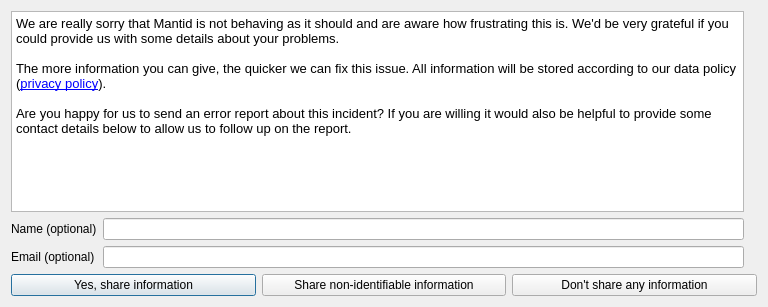
<?xml version="1.0" encoding="UTF-8"?>
<ui version="4.0">
 <class>Errorreport</class>
 <widget class="QDialog" name="Errorreport">
  <property name="geometry">
   <rect>
    <x>0</x>
    <y>0</y>
    <width>768</width>
    <height>307</height>
   </rect>
  </property>
  <property name="windowTitle">
   <string>Error Report</string>
  </property>
  <layout class="QVBoxLayout" name="verticalLayout_4">
   <item>
    <layout class="QHBoxLayout" name="horizontalLayout_2">
     <item>
      <layout class="QVBoxLayout" name="verticalLayout">
       <item>
        <widget class="QTextBrowser" name="requestTextBrowser">
         <property name="sizePolicy">
          <sizepolicy hsizetype="Expanding" vsizetype="Expanding">
           <horstretch>0</horstretch>
           <verstretch>0</verstretch>
          </sizepolicy>
         </property>
         <property name="verticalScrollBarPolicy">
          <enum>Qt::ScrollBarAlwaysOff</enum>
         </property>
         <property name="html">
          <string>&lt;!DOCTYPE HTML PUBLIC &quot;-//W3C//DTD HTML 4.0//EN&quot; &quot;http://www.w3.org/TR/REC-html40/strict.dtd&quot;&gt;
&lt;html&gt;&lt;head&gt;&lt;meta name=&quot;qrichtext&quot; content=&quot;1&quot; /&gt;&lt;style type=&quot;text/css&quot;&gt;
p, li { white-space: pre-wrap; }
&lt;/style&gt;&lt;/head&gt;&lt;body style=&quot; font-family:'Ubuntu'; font-size:11pt; font-weight:400; font-style:normal;&quot;&gt;
&lt;p style=&quot; margin-top:0px; margin-bottom:0px; margin-left:0px; margin-right:0px; -qt-block-indent:0; text-indent:0px;&quot;&gt;&lt;span style=&quot; font-family:'.SF NS Text'; font-size:10pt; color:#000000;&quot;&gt;We are really sorry that Mantid is not behaving as it should and are aware how frustrating this is. We'd be very grateful if you could provide us with some details about your problems. &lt;/span&gt;&lt;/p&gt;
&lt;p style=&quot;-qt-paragraph-type:empty; margin-top:0px; margin-bottom:0px; margin-left:0px; margin-right:0px; -qt-block-indent:0; text-indent:0px; font-family:'.SF NS Text'; font-size:10pt; color:#000000;&quot;&gt;&lt;br /&gt;&lt;/p&gt;
&lt;p style=&quot; margin-top:0px; margin-bottom:0px; margin-left:0px; margin-right:0px; -qt-block-indent:0; text-indent:0px;&quot;&gt;&lt;span style=&quot; font-family:'.SF NS Text'; font-size:10pt; color:#000000;&quot;&gt;The more information you can give, the quicker we can fix this issue. All information will be stored according to our data policy (&lt;/span&gt;&lt;a href=&quot;https://www.mantidproject.org/MantidProject:Privacy_policy&quot;&gt;&lt;span style=&quot; font-family:'.SF NS Text'; font-size:10pt; text-decoration: underline; color:#0000ff;&quot;&gt;privacy policy&lt;/span&gt;&lt;/a&gt;&lt;span style=&quot; font-family:'.SF NS Text'; font-size:10pt; color:#000000;&quot;&gt;).&lt;/span&gt;&lt;/p&gt;
&lt;p style=&quot;-qt-paragraph-type:empty; margin-top:0px; margin-bottom:0px; margin-left:0px; margin-right:0px; -qt-block-indent:0; text-indent:0px; font-family:'.SF NS Text'; font-size:10pt; color:#000000;&quot;&gt;&lt;br /&gt;&lt;/p&gt;
&lt;p style=&quot; margin-top:0px; margin-bottom:0px; margin-left:0px; margin-right:0px; -qt-block-indent:0; text-indent:0px;&quot;&gt;&lt;span style=&quot; font-family:'.SF NS Text'; font-size:10pt; color:#000000;&quot;&gt;Are you happy for us to send an error report about this incident? If you are willing it would also be helpful to provide some contact details below to allow us to follow up on the report.&lt;/span&gt;&lt;/p&gt;&lt;/body&gt;&lt;/html&gt;</string>
         </property>
         <property name="openExternalLinks">
          <bool>false</bool>
         </property>
         <property name="openLinks">
          <bool>false</bool>
         </property>
        </widget>
       </item>
       <item>
        <layout class="QGridLayout" name="gridLayout">
         <item row="0" column="1">
          <widget class="QLineEdit" name="input_name_line_edit"/>
         </item>
         <item row="1" column="0">
          <widget class="QLabel" name="label_2">
           <property name="text">
            <string>Email (optional)</string>
           </property>
          </widget>
         </item>
         <item row="1" column="1">
          <widget class="QLineEdit" name="input_email_line_edit"/>
         </item>
         <item row="0" column="0">
          <widget class="QLabel" name="label">
           <property name="text">
            <string>Name (optional)</string>
           </property>
          </widget>
         </item>
        </layout>
       </item>
      </layout>
     </item>
     <item>
      <widget class="QLabel" name="icon">
       <property name="text">
        <string/>
       </property>
       <property name="pixmap">
        <pixmap>../../images/crying_mantid.png</pixmap>
       </property>
      </widget>
     </item>
    </layout>
   </item>
   <item>
    <layout class="QHBoxLayout" name="horizontalLayout">
     <item>
      <widget class="QPushButton" name="fullShareButton">
       <property name="toolTip">
        <string>&lt;html&gt;&lt;head/&gt;&lt;body&gt;&lt;p&gt;Information about your system architecture and mantid version are shared as well as a hashed user ID. For a full list see the privacy policy linked above.&lt;/p&gt;&lt;p&gt;The name and email entered in the two boxes above is also shared.&lt;/p&gt;&lt;/body&gt;&lt;/html&gt;</string>
       </property>
       <property name="text">
        <string>Yes, share information</string>
       </property>
      </widget>
     </item>
     <item>
      <widget class="QPushButton" name="nonIDShareButton">
       <property name="toolTip">
        <string>&lt;html&gt;&lt;head/&gt;&lt;body&gt;&lt;p&gt;Information about your system architecture and mantid version are shared as well as a hashed user ID. For a full list see the privacy policy linked above.&lt;/p&gt;&lt;/body&gt;&lt;/html&gt;</string>
       </property>
       <property name="text">
        <string>Share non-identifiable information</string>
       </property>
      </widget>
     </item>
     <item>
      <widget class="QPushButton" name="noShareButton">
       <property name="toolTip">
        <string>&lt;html&gt;&lt;head/&gt;&lt;body&gt;&lt;p&gt;No error report is sent.&lt;/p&gt;&lt;/body&gt;&lt;/html&gt;</string>
       </property>
       <property name="text">
        <string>Don't share any information</string>
       </property>
      </widget>
     </item>
    </layout>
   </item>
  </layout>
 </widget>
 <resources/>
 <connections/>
</ui>
